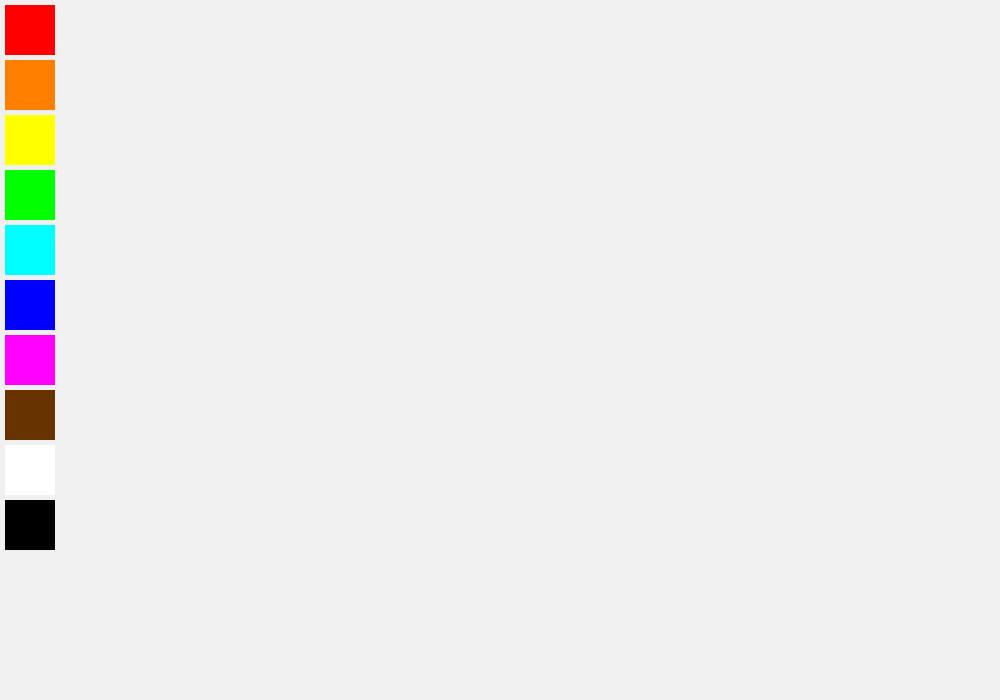
Frame 1 (no input)
Frame 60 (no input): identical to frame 1, image omitted
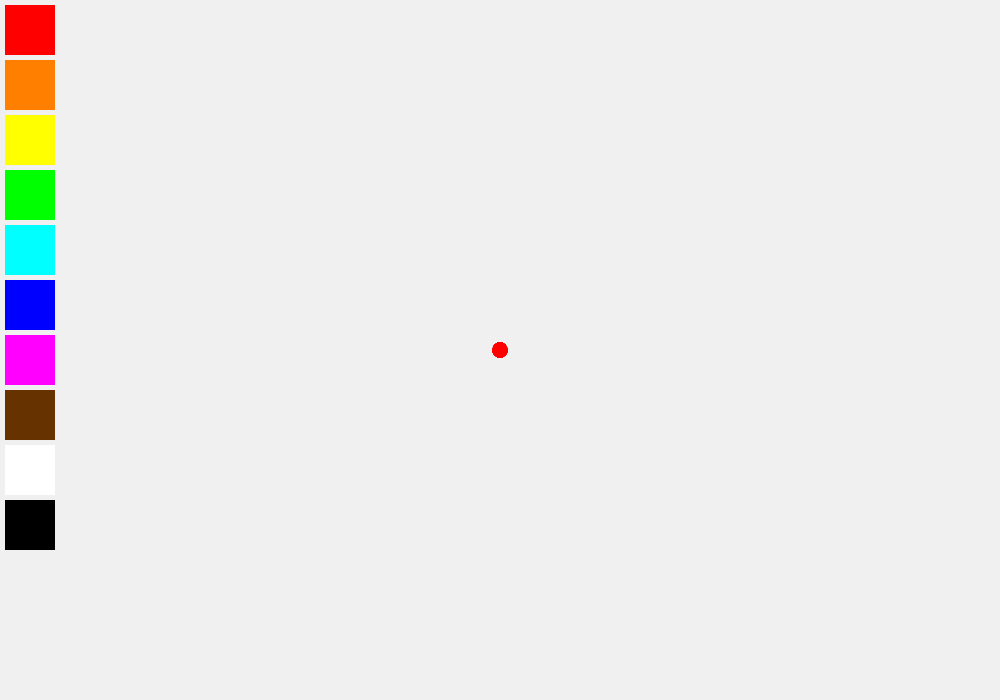
Frame 120 (the mouse pressed at the canvas centre since frame 60)

The p5.js sketch that drew these frames (run headless with seeded random() and noise() and a simulated clock; from frame 60 on, the mouse is pressed at the canvas centre):

// p5.js sketch
// ── sketch.js
const paletteColors = [
  [255, 0, 0], //red
  [255, 128, 0], //orange
  [255, 255, 0], //yellow
  [0, 255, 0], //green
  [0, 255, 255], //light blue
  [0, 0, 255], //blue
  [255, 0, 255], //purple
  [102, 51, 0], //brown
  [255, 255, 255], //white
  [0, 0, 0], //black
];

const circleSize = 15;
const paletteSize = 50;
const margin = 5;

let currentColor = [255, 0, 0];

function setup() {
  createCanvas(1000, 700);
  colorMode(RGB, 255, 255, 255);
  background(240, 240, 240);
  noStroke();
}

function drawPalette() {
  for(let i = 0; i < paletteColors.length; i++) {
    let x = margin;
    let y = i * (paletteSize + margin) + margin;

    fill(paletteColors[i]);
    square(x, y, paletteSize);
  }
  
}

function mousePressed() {
  for(let i = 0; i < paletteColors.length; i++) {
    let x = margin;
    let y = i * (paletteSize + margin) + margin;

    if (mouseX > x && mouseX < x + paletteSize && mouseY > y && mouseY < y + paletteSize) {
    currentColor = paletteColors[i];
    break;
  }
  }
}

function draw() {
  if(mouseIsPressed) {
    fill(currentColor);
    ellipse(mouseX, mouseY, circleSize, circleSize);
    curve(pmouseX, pmouseY, mouseX, mouseY, mouseX, mouseY, pmouseX, pmouseY);
  }
  drawPalette();
}
